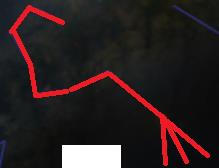
#> input picture questions/gobekli-star-map/stimuli/asterisms_original/A01.png, 219 x 168 px
$ python measure_scale.py ../../../gobekli-star-map/stimuli/asterisms_original/A01.png
#> lines starting #> are read from the running program, lines starting #| are printed output that depends on the picture
import sys
from PIL import Image
import numpy as np
im=np.array(Image.open(sys.argv[1]).convert('L')).astype(int)
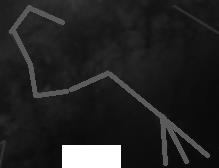
#> im: shape (168, 219) int64; min 0, max 255, mean 35.8
# find scale bar: bright horizontal run in bottom info strip
h,w=im.shape
#> h = 168; w = 219
for y in range(h-60,h):
    row=im[y]
    runs=[];start=None
    for x,v in enumerate(row):
        if v>200 and start is None: start=x
        if v<=200 and start is not None:
            if x-start>30: runs.append((start,x-start))
            start=None
    if runs: print(y,runs)

$ run again, on questions/gobekli-star-map/stimuli/asterisms_original/A03.png
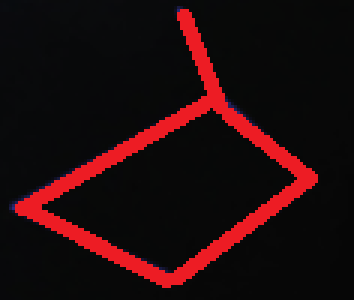
#> input picture questions/gobekli-star-map/stimuli/asterisms_original/A03.png, 118 x 100 px (shown 3 times larger)
#> `im=np.array(Image.open(sys.argv[1]).convert('L')).astype(int)`:
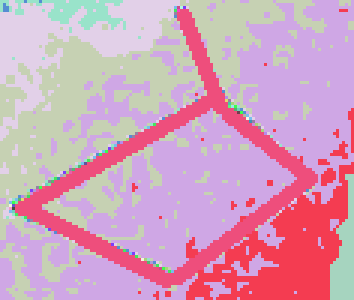
#> im: shape (100, 118) int64 (shown 3 times larger); 39 distinct labels, from 6 to 91; one colour per label, 0 black

$ run again, on questions/gobekli-star-map/stimuli/asterisms_original/A04.png
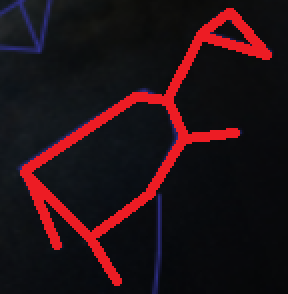
#> input picture questions/gobekli-star-map/stimuli/asterisms_original/A04.png, 144 x 147 px (shown 2 times larger)
#> `im=np.array(Image.open(sys.argv[1]).convert('L')).astype(int)`:
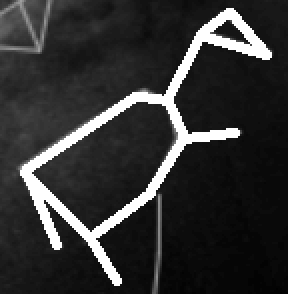
#> im: shape (147, 144) int64 (shown 2 times larger); min 6, max 91, mean 22.5; drawn with min black and max white

$ run again, on questions/gobekli-star-map/stimuli/asterisms_original/A05.png
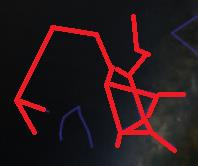
#> input picture questions/gobekli-star-map/stimuli/asterisms_original/A05.png, 198 x 166 px
#> `im=np.array(Image.open(sys.argv[1]).convert('L')).astype(int)`:
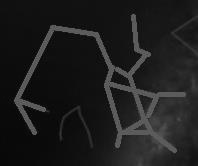
#> im: shape (166, 198) int64; min 0, max 114, mean 29.1
